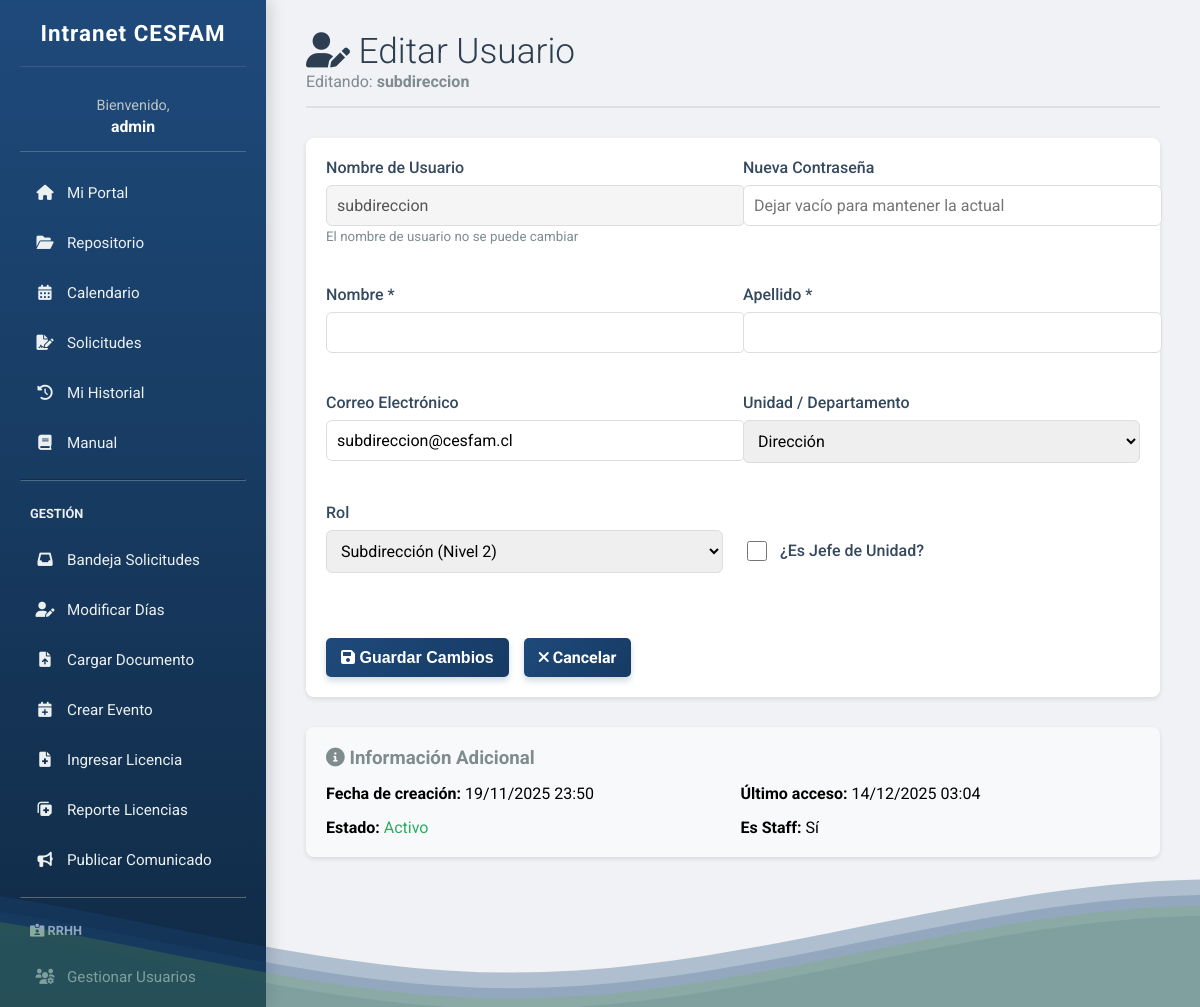
Page /gestion/usuarios/editar/2/ (signed in) on the committed database.
### intranet/models.py (models this page shows, shortened)
class Funcionarios(AbstractUser):
    nombre = models.CharField(max_length=100, blank=True)
    id_rol = models.ForeignKey(Roles, on_delete=models.SET_NULL, null=True, blank=True)
    id_unidad = models.ForeignKey(Unidades, on_delete=models.SET_NULL, null=True, blank=True)
    es_jefe_unidad = models.BooleanField(default=False, verbose_name="Es Jefe de Unidad")

class Unidades(models.Model):
    nombre_unidad = models.CharField(max_length=100, unique=True)
    descripcion = models.TextField(blank=True, null=True)
    activa = models.BooleanField(default=True)
    class Meta:
        verbose_name_plural = "Unidades"

class Roles(models.Model):
    nombre_rol = models.CharField(max_length=100, unique=True)
    nivel_jerarquico = models.IntegerField(default=5)
    class Meta:
        verbose_name_plural = "Roles"

### intranet/views.py (the view, shortened to what this page needs)
# urls.py: path('gestion/usuarios/editar/<int:usuario_id>/', views.editar_usuario_view, name='editar_usuario'),
@login_required(login_url='login')
def editar_usuario_view(request, usuario_id):
    user = request.user
    if not es_subdireccion(user):
        return redirect('dashboard')
    usuario = get_object_or_404(Funcionarios, pk=usuario_id)
    if usuario.is_superuser:
        return redirect('gestion_usuarios')
    context = {
        'usuario': usuario,
        'unidades': Unidades.objects.filter(activa=True).order_by('nombre_unidad'),
        'roles': Roles.objects.all().order_by('nivel_jerarquico'),
    }
    return render(request, 'editar_usuario.html', context)

### intranet/views.py (called while the page is built)
def es_subdireccion(user):
    if user.is_superuser:
        return True
    if user.id_rol:
        return user.id_rol.nivel_jerarquico <= 2  # Director o Subdirección
    return False

### intranet/templates/editar_usuario.html (shortened to what this page needs)
{% extends 'base.html' %}
{% block content %}
<header class="header">
    <h1><i class="fas fa-user-edit"></i> Editar Usuario</h1>
    <p style="color: #7f8c8d;">Editando: <strong>{{ usuario.username }}</strong></p>
</header>
<section class="content-box">
    <form method="POST" class="form-container">
        <div style="display: grid; grid-template-columns: 1fr 1fr; gap: 20px;">
            <div class="form-group">
                <label>Nombre de Usuario</label>
                <input type="text" value="{{ usuario.username }}" disabled
                       style="width: 100%; padding: 10px; border: 1px solid #ddd; border-radius: 6px; background-color: #f5f5f5;">
                <small style="color: #7f8c8d;">El nombre de usuario no se puede cambiar</small>
            </div>
            <div class="form-group">
                <label for="password">Nueva Contraseña</label>
                <input type="password" id="password" name="password"
                       placeholder="Dejar vacío para mantener la actual" style="width: 100%; padding: 10px; border: 1px solid #ddd; border-radius: 6px;">
            </div>
            <div class="form-group">
                <label for="first_name">Nombre *</label>
                <input type="text" id="first_name" name="first_name" required value="{{ usuario.first_name }}"
                       style="width: 100%; padding: 10px; border: 1px solid #ddd; border-radius: 6px;">
            </div>
            <div class="form-group">
                <label for="last_name">Apellido *</label>
                <input type="text" id="last_name" name="last_name" required value="{{ usuario.last_name }}"
                       style="width: 100%; padding: 10px; border: 1px solid #ddd; border-radius: 6px;">
            </div>
            <div class="form-group">
                <label for="email">Correo Electrónico</label>
                <input type="email" id="email" name="email" value="{{ usuario.email }}"
                       style="width: 100%; padding: 10px; border: 1px solid #ddd; border-radius: 6px;">
            </div>
            <div class="form-group">
                <label for="id_unidad">Unidad / Departamento</label>
                <select id="id_unidad" name="id_unidad" style="width: 100%; padding: 10px; border: 1px solid #ddd; border-radius: 6px;">
                    {% for unidad in unidades %}
                    <option value="{{ unidad.pk }}" {% if usuario.id_unidad and usuario.id_unidad.pk == unidad.pk %}selected{% endif %}>
                        {{ unidad.nombre_unidad }}
                    </option>
                    {% endfor %}
                </select>
            </div>
            <div class="form-group">
                <label for="id_rol">Rol</label>
                <select id="id_rol" name="id_rol" style="width: 100%; padding: 10px; border: 1px solid #ddd; border-radius: 6px;">
                    {% for rol in roles %}
                    <option value="{{ rol.pk }}" {% if usuario.id_rol and usuario.id_rol.pk == rol.pk %}selected{% endif %}>
                        {{ rol.nombre_rol }} (Nivel {{ rol.nivel_jerarquico }})
                    </option>
                    {% endfor %}
                </select>
            </div>
            <div class="form-group" style="display: flex; align-items: center; gap: 10px; padding-top: 25px;">
                <input type="checkbox" id="es_jefe_unidad" name="es_jefe_unidad" style="width: 20px; height: 20px;"
                       {% if usuario.es_jefe_unidad %}checked{% endif %}>
                <label for="es_jefe_unidad" style="margin: 0;">¿Es Jefe de Unidad?</label>
            </div>
        </div>
        <div style="margin-top: 30px; display: flex; gap: 15px;">
            <button type="submit" class="action-button">
                <i class="fas fa-save"></i> Guardar Cambios
            </button>
            <a href="{% url 'gestion_usuarios' %}" class="action-button" style="background-color: #7f8c8d; text-decoration: none;">
                <i class="fas fa-times"></i> Cancelar
            </a>
        </div>
    </form>
</section>
<section class="content-box" style="margin-top: 20px; background-color: #f8f9fa;">
    <h3 style="color: #7f8c8d;"><i class="fas fa-info-circle"></i> Información Adicional</h3>
    <div style="display: grid; grid-template-columns: 1fr 1fr; gap: 15px; margin-top: 15px;">
        <p><strong>Fecha de creación:</strong> {{ usuario.date_joined|date:"d/m/Y H:i" }}</p>
        <p><strong>Último acceso:</strong> {{ usuario.last_login|date:"d/m/Y H:i"|default:"Nunca" }}</p>
        <p><strong>Estado:</strong>
            {% if usuario.is_active %}
            <span style="color: #27ae60;">Activo</span>
            {% else %}
            <span style="color: #e74c3c;">Inactivo</span>
            {% endif %}
        </p>
        <p><strong>Es Staff:</strong> {{ usuario.is_staff|yesno:"Sí,No" }}</p>
    </div>
</section>
{% endblock %}

### intranet/templates/base.html (shortened to what this page needs)
{% load static %}
<!DOCTYPE html>
<html lang="es">
<head>
    <link rel="stylesheet" href="https://cdnjs.cloudflare.com/ajax/libs/font-awesome/6.0.0/css/all.min.css">
    <link rel="stylesheet" href="{% static 'style.css' %}">
</head>
<body>
    <nav class="sidebar">
        <h2>Intranet CESFAM</h2>
        <div class="user-display">
            {% if user.is_authenticated %}
                Bienvenido, <b>{{ user.username|truncatechars:18 }}</b>
            {% endif %}
        </div>
        {% if user.is_authenticated %}
        <ul>
            <li class="{% if request.resolver_match.url_name == 'dashboard' %}active{% endif %}">
                <a href="{% url 'dashboard' %}"><i class="fas fa-home"></i> Mi Portal</a>
            </li>
            <li class="{% if request.resolver_match.url_name == 'documentos' %}active{% endif %}">
                <a href="{% url 'documentos' %}"><i class="fas fa-folder-open"></i> Repositorio</a>
            </li>
            <li class="{% if request.resolver_match.url_name == 'calendario' %}active{% endif %}">
                <a href="{% url 'calendario' %}"><i class="fas fa-calendar-alt"></i> Calendario</a>
            </li>
            <li class="{% if request.resolver_match.url_name == 'gestion_solicitudes' %}active{% endif %}">
                <a href="{% url 'gestion_solicitudes' %}"><i class="fas fa-file-signature"></i> Solicitudes</a>
            </li>
             <li class="{% if request.resolver_match.url_name == 'historial_personal' %}active{% endif %}">
                <a href="{% url 'historial_personal' %}"><i class="fas fa-history"></i> Mi Historial</a>
            </li>
            <li class="{% if request.resolver_match.url_name == 'manual' %}active{% endif %}">
                <a href="{% url 'manual' %}"><i class="fas fa-book"></i> Manual</a>
            </li>
            {% if user.is_staff %}
            <hr style="border-color: #4b6b8b; margin: 15px 0;">
            <li style="padding: 10px; color: #ecf0f1; text-transform: uppercase; font-size: 0.8em; font-weight: bold;">Gestión</li>
            <li class="{% if request.resolver_match.url_name == 'reporte_solicitudes' %}active{% endif %}">
                <a href="{% url 'reporte_solicitudes' %}"><i class="fas fa-inbox"></i> Bandeja Solicitudes</a>
            </li>
            <li class="{% if request.resolver_match.url_name == 'gestion_dias' %}active{% endif %}">
                <a href="{% url 'gestion_dias' %}"><i class="fas fa-user-edit"></i> Modificar Días</a>
            </li>
            <li class="{% if request.resolver_match.url_name == 'gestion_documentos' %}active{% endif %}">
                <a href="{% url 'gestion_documentos' %}"><i class="fas fa-file-upload"></i> Cargar Documento</a>
            </li>
            <li class="{% if request.resolver_match.url_name == 'gestion_calendario' %}active{% endif %}">
                <a href="{% url 'gestion_calendario' %}"><i class="fas fa-calendar-plus"></i> Crear Evento</a>
            </li>
            <li class="{% if request.resolver_match.url_name == 'gestion_licencias' %}active{% endif %}">
                <a href="{% url 'gestion_licencias' %}"><i class="fas fa-file-medical"></i> Ingresar Licencia</a>
            </li>
            <li class="{% if request.resolver_match.url_name == 'reporte_licencias' %}active{% endif %}">
                <a href="{% url 'reporte_licencias' %}"><i class="fas fa-notes-medical"></i> Reporte Licencias</a>
            </li>
            <li class="{% if request.resolver_match.url_name == 'crear_comunicado' %}active{% endif %}">
                <a href="{% url 'crear_comunicado' %}"><i class="fas fa-bullhorn"></i> Publicar Comunicado</a>
            </li>
            {% endif %}
            {% if user.id_rol and user.id_rol.nivel_jerarquico <= 2 or user.is_superuser %}
            <hr style="border-color: #4b6b8b; margin: 15px 0;">
            <li style="padding: 10px; color: #ecf0f1; text-transform: uppercase; font-size: 0.8em; font-weight: bold;">
                <i class="fas fa-id-card-alt"></i> RRHH
            </li>
            <li class="{% if request.resolver_match.url_name == 'gestion_usuarios' %}active{% endif %}">
                <a href="{% url 'gestion_usuarios' %}"><i class="fas fa-users-cog"></i> Gestionar Usuarios</a>
            </li>
            {% endif %}
        </ul>
        {% endif %}
    </nav>
    <main class="main-content">
        {% block content %}{% endblock %}
    </main>
    <div class="waves-container">
    </div>
</body>
</html>

### intranet/static/style.css (style rules this page uses)
body, h1, h2, h3, h4, ul, p { margin: 0; padding: 0; font-family: 'Roboto', sans-serif; box-sizing: border-box; }
body { display: flex; height: 100vh; background-color: #f0f2f5; }
.sidebar { width: 260px; background: linear-gradient(180deg, #1E4A7B 0%, #102a45 100%); color: white; padding: 20px; height: 100vh; display: flex; flex-direction: column; box-shadow: 4px 0 15px rgba(0,0,0,0.15); }
.sidebar h2 { text-align: center; margin-bottom: 30px; font-size: 1.4em; font-weight: 700; letter-spacing: 1px; border-bottom: 1px solid rgba(255,255,255,0.1); padding-bottom: 20px; }
.sidebar .user-display { text-align: center; margin-bottom: 20px; font-size: 0.9em; color: #bdc3c7; }
.sidebar ul { list-style: none; flex-grow: 1; overflow-y: auto; }
.sidebar ul li { margin-bottom: 8px; }
.sidebar ul li a { text-decoration: none; color: #ecf0f1; display: flex; align-items: center; gap: 12px; padding: 12px 15px; border-radius: 8px; transition: all 0.3s ease; font-size: 0.95em; }
.sidebar ul li a i { width: 20px; text-align: center; }
.main-content { flex-grow: 1; padding: 40px; overflow-y: auto; }
.header { margin-bottom: 30px; border-bottom: 2px solid #e0e0e0; padding-bottom: 15px; }
.header h1 { color: #2c3e50; font-size: 2.2em; font-weight: 300; }
.content-box { background-color: white; padding: 30px; border-radius: 10px; box-shadow: 0 2px 15px rgba(0,0,0,0.05); margin-bottom: 30px; }
.form-group { margin-bottom: 20px; }
label { display: block; margin-bottom: 8px; color: #34495e; font-weight: 500; }
input[type="text"], input[type="date"], input[type="number"], input[type="password"], input[type="email"], select, textarea { width: 100%; padding: 12px; border: 1px solid #ddd; border-radius: 6px; font-size: 1em; transition: border-color 0.3s; font-family: 'Roboto', sans-serif; }
button, .action-button { background: linear-gradient(135deg, #1E4A7B 0%, #163a63 100%); color: white; border: none; padding: 12px 25px; border-radius: 6px; cursor: pointer; font-size: 1em; font-weight: 500; transition: all 0.3s ease; display: inline-block; box-shadow: 0 4px 6px rgba(30, 74, 123, 0.2); }
.content-box { background-color: white; padding: 20px; border-radius: 8px; box-shadow: 0 2px 5px rgba(0,0,0,0.1); }
.action-button { text-decoration: none; display: inline-block; padding: 10px 15px; margin-top: 15px; border-radius: 5px; background-color: #6DB33F; color: white; font-weight: bold; text-align: center; transition: background-color 0.2s ease; }
.user-display { color: #d1e2f4; font-size: 0.85em; padding: 0 10px 15px 10px; border-bottom: 1px solid #4b6b8b; margin-bottom: 30px; text-align: center; }
.user-display b { display: block; font-weight: bold; color: white; font-size: 1.1em; margin-top: 3px; }
.main-content { padding-top: 30px !important; }
.main-content { animation: fadeIn 0.5s ease-out; }
.waves-container { position: fixed; bottom: 0; left: 0; width: 100%; height: 15vh; margin-bottom: -7px; z-index: 0; pointer-events: none; }
.waves { position: relative; width: 100%; height: 100%; margin-bottom: -7px; min-height: 100px; max-height: 150px; }
.main-content { position: relative; z-index: 1; }

### rows in the picture
Funcionarios: username "admin"
Funcionarios: username "subdireccion", email "subdireccion@cesfam.cl", id_unidad "Dirección", id_rol "Subdirección (Nivel 2)", date_joined "19/11/2025 23:50", last_login "14/12/2025 03:04", is_staff "Sí"
